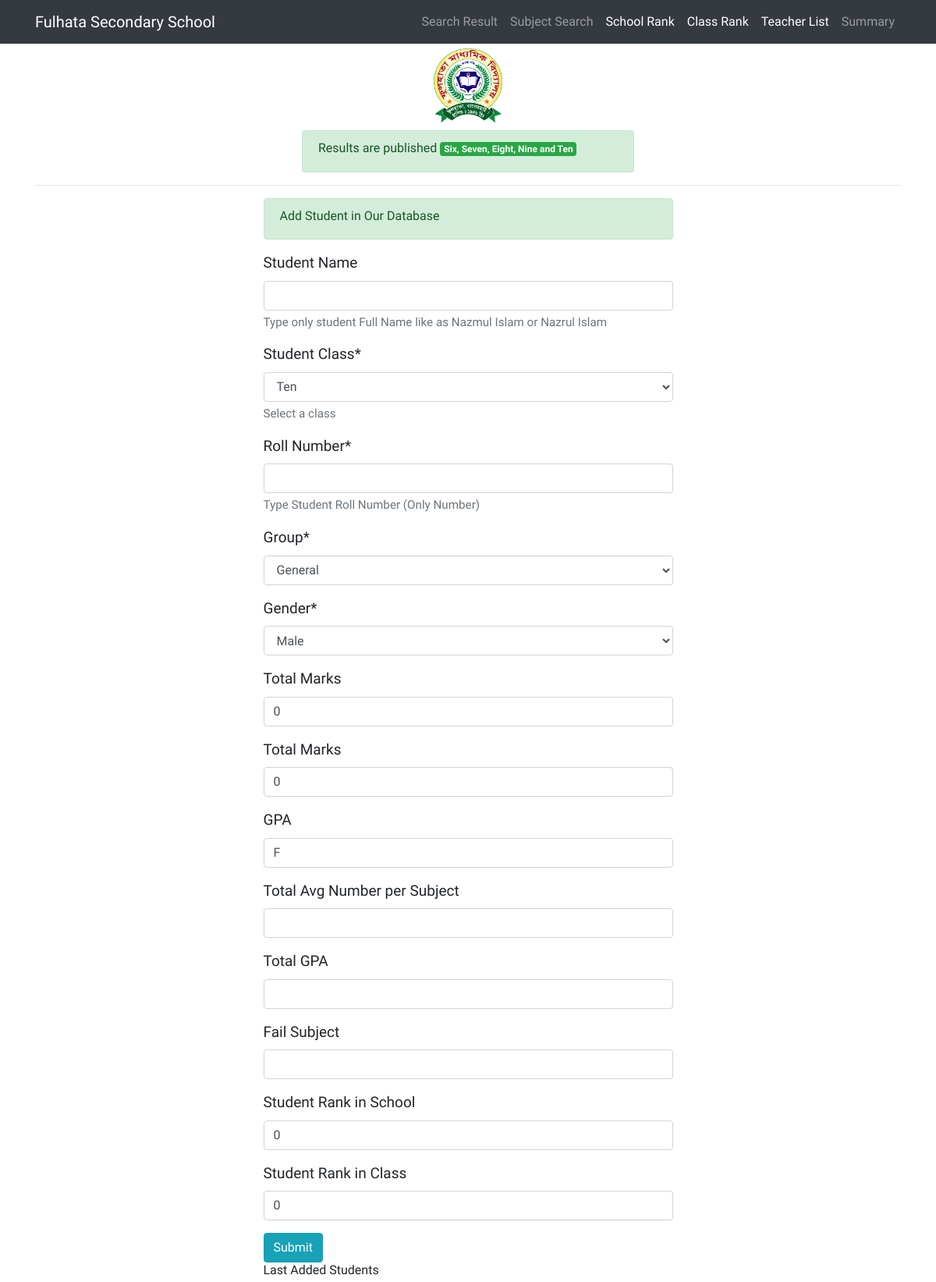
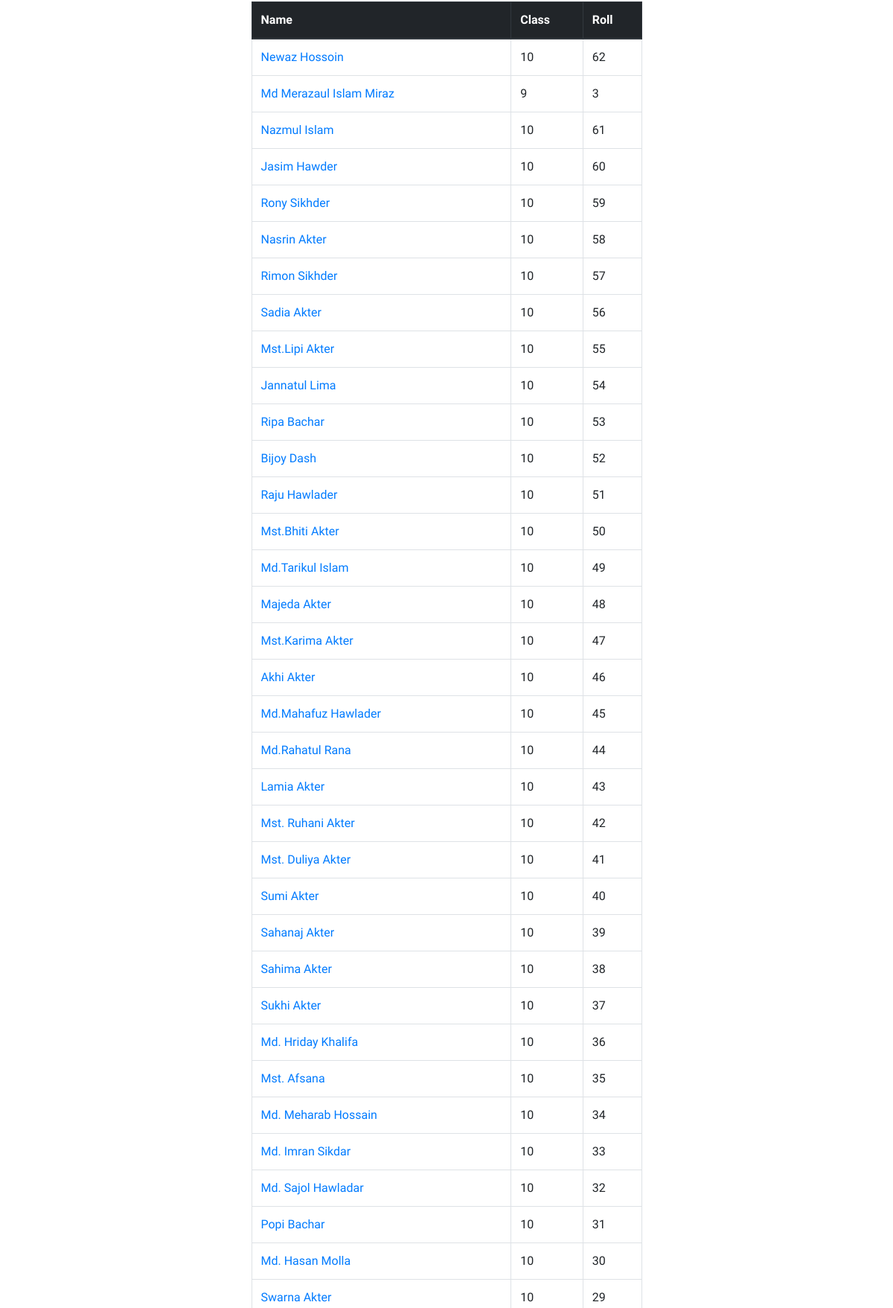
The page /results/student_add/ (signed in, upper part) on the database its author committed (2 pictures, top to bottom).
### results/models.py (models this page shows, shortened)
class StdCommon(models.Model):
    pub_date = models.DateTimeField(auto_now_add=True)
    update_date = models.DateTimeField(auto_now=True)
    class Meta:
        abstract = True

class StudentInfo(StdCommon):
    std_name = models.CharField('Student Name',max_length=100, help_text='Type only student Full Name like as Nazmul Islam or Nazrul Islam', blank=True, null=True)
    std_class = models.CharField('Student Class',max_length=2, choices=STD_CLASS, default=10, help_text='Select a class')
    std_roll = models.IntegerField('Roll Number',help_text='Type Student Roll Number (Only Number)')
    std_group=models.CharField('Group', choices=STD_GROUP, max_length=1, default='G')
    std_gender=models.CharField('Gender', max_length=10, choices=STD_GENDER, default='MALE')
    std_total_marks = models.FloatField('Total Marks', default=0, blank=True, null=True)
    std_marks_with_fail_sub = models.FloatField(
        'Total Marks', default=0, blank=True, null=True)
    std_gpa = models.CharField('GPA', max_length=50,default='F', blank=True, null=True)
    std_grade_point_total_sum=models.FloatField('Total Avg Number per Subject', blank=True, null=True) # toal grade point sum
    std_grade_point_total_subject_avg = models.FloatField(
        'Total GPA', blank=True, null=True) #avg gradepoint
    std_fail_subject=models.IntegerField('Fail Subject', blank=True, null=True)
    school_rank=models.IntegerField('Student Rank in School',default=0, blank=True, null=True)
    class_rank = models.IntegerField(
        'Student Rank in Class', default=0, blank=True, null=True)
    class Meta:
            verbose_name = ("Student Detail")
            verbose_name_plural = ("Student Detail's")
            ordering = ['std_roll']

### results/views.py (the view)
# urls.py: path('student_add/', StudentAdd.as_view(), name='std_add'),
class StudentAdd(LoginRequiredMixin, CreateView):
    form_class = AddStudentInfo
    template_name='results/std_add.html'
    success_url = reverse_lazy('std_add')
    login_url = 'login'
    def get_context_data(self, **kwargs):
        context = super(StudentAdd, self).get_context_data(**kwargs)
        context['std_all']=StudentInfo.objects.all().order_by('-pub_date')
        return context

### results/forms.py
class AddStudentInfo(forms.ModelForm):
    class Meta:
        model=StudentInfo
        fields=("__all__")

### results/templates/results/std_add.html (shortened to what this page needs)
{% extends "results/base.html" %}
{% load crispy_forms_tags %}
{% block main_content %}
<div class="col-md-6 offset-md-3  centered">
    <div class="alert alert-success">
        <h3>Add Student in Our Database</h3>
    </div>
</div>
<div class="col-md-6 offset-md-3  centered">
    <form action="" method="POST">
        {{form|crispy}}
<input type="submit" value="Submit" class="btn btn-info">
    </form>
</div>
<div class="col-md-5 offset-md-3  centered">
    <h1>Last Added Students</h1>
</div>
<div class="col-md-6 offset-md-3  centered">
    <div>
<table class="table table-bordered">
            <thead class="thead-dark">
                <tr>
                    <th>Name</th>
                    <th>Class</th>
                    <th>Roll</th>
                </tr>
            </thead>
            <tbody>
            {% for std in std_all %}
                <tr>
                    <td>
                        <a href="{% url 'std_details' std.id %}">{{std.std_name}}</a>
                    </td>
                    <td>{{std.std_class}}</td>
                    <td>{{std.std_roll}}</td>
                </tr>
            {% endfor %}
            </tbody>
        </table>
    </div>
</div>
{% endblock %}

### results/static/results/css/full-width-pics.css (style rules this page uses)
body { padding-top: 54px; }
@media (min-width: 992px) { body { padding-top: 56px; } }

### results/templates/results/base.html (style rules this page uses)
body { font-family: 'Actor';font-size: 19px; }
p,td,tr,button,h1,h2,h3,h4,h5 { font-family: 'Amiko';font-size: 16px; }

### rows shown on the page
StudentInfo: std_name "Newaz Hossoin", std_class "10", std_roll "62"
StudentInfo: std_name "Md Merazaul Islam Miraz", std_class "9", std_roll "3"
StudentInfo: std_name "Nazmul Islam", std_class "10", std_roll "61"
StudentInfo: std_name "Jasim Hawder", std_class "10", std_roll "60"
StudentInfo: std_name "Rony Sikhder", std_class "10", std_roll "59"
StudentInfo: std_name "Nasrin Akter", std_class "10", std_roll "58"
StudentInfo: std_name "Rimon Sikhder", std_class "10", std_roll "57"
StudentInfo: std_name "Sadia Akter", std_class "10", std_roll "56"
StudentInfo: std_name "Mst.Lipi Akter", std_class "10", std_roll "55"
StudentInfo: std_name "Jannatul Lima", std_class "10", std_roll "54"
StudentInfo: std_name "Ripa Bachar", std_class "10", std_roll "53"
StudentInfo: std_name "Bijoy Dash", std_class "10", std_roll "52"
StudentInfo: std_name "Raju Hawlader", std_class "10", std_roll "51"
StudentInfo: std_name "Mst.Bhiti Akter", std_class "10", std_roll "50"
StudentInfo: std_name "Md.Tarikul Islam", std_class "10", std_roll "49"
StudentInfo: std_name "Majeda Akter", std_class "10", std_roll "48"
StudentInfo: std_name "Mst.Karima Akter", std_class "10", std_roll "47"
StudentInfo: std_name "Akhi Akter", std_class "10", std_roll "46"
StudentInfo: std_name "Md.Mahafuz Hawlader", std_class "10", std_roll "45"
StudentInfo: std_name "Md.Rahatul Rana", std_class "10", std_roll "44"
StudentInfo: std_name "Lamia Akter", std_class "10", std_roll "43"
StudentInfo: std_name "Mst. Ruhani Akter", std_class "10", std_roll "42"
StudentInfo: std_name "Mst. Duliya Akter", std_class "10", std_roll "41"
StudentInfo: std_name "Sumi Akter", std_class "10", std_roll "40"
StudentInfo: std_name "Sahanaj Akter", std_class "10", std_roll "39"
StudentInfo: std_name "Sahima Akter", std_class "10", std_roll "38"
StudentInfo: std_name "Sukhi Akter", std_class "10", std_roll "37"
StudentInfo: std_name "Md. Hriday Khalifa", std_class "10", std_roll "36"
StudentInfo: std_name "Mst. Afsana", std_class "10", std_roll "35"
StudentInfo: std_name "Md. Meharab Hossain", std_class "10", std_roll "34"
StudentInfo: std_name "Md. Imran Sikdar", std_class "10", std_roll "33"
StudentInfo: std_name "Md. Sajol Hawladar", std_class "10", std_roll "32"
StudentInfo: std_name "Popi Bachar", std_class "10", std_roll "31"
StudentInfo: std_name "Md. Hasan Molla", std_class "10", std_roll "30"
StudentInfo: std_name "Swarna Akter", std_class "10", std_roll "29"
